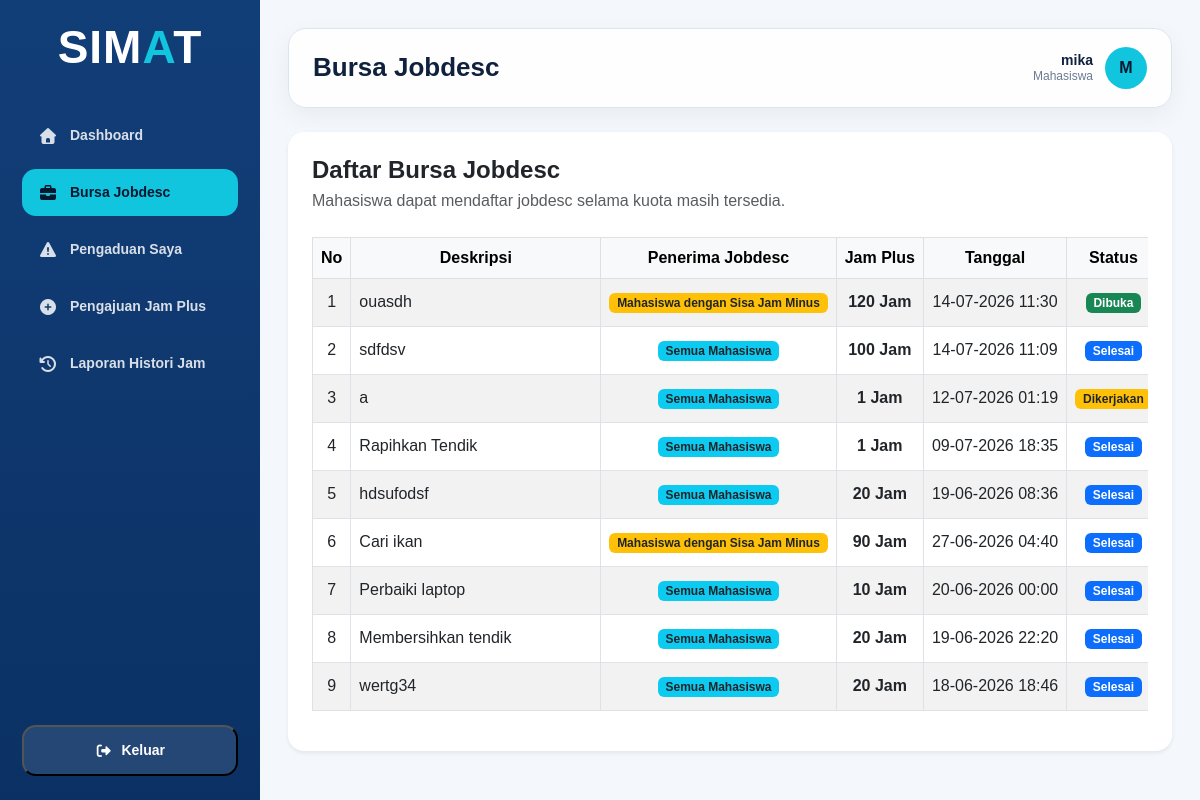
Page /transaksi/bursa_jobdesc/index.php (signed in) on the earlier database version.
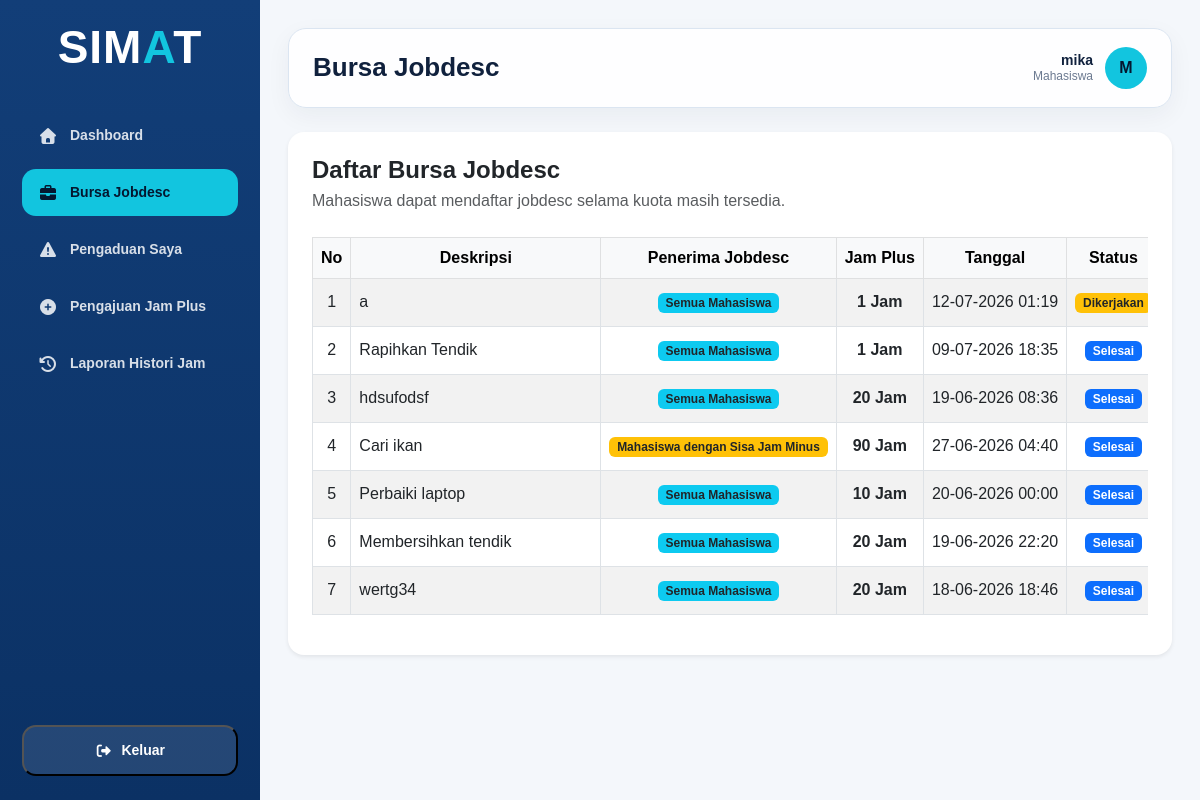
Same page on the later database version.
### tables this page shows
CREATE TABLE `detail_pengguna_pada_bursa_jobdesc` (
  `id_detail_pengguna_pada_bursa_jobdesc` int NOT NULL,
  `id_bursa_jobdesc` int NOT NULL,
  `id_pengguna` int NOT NULL,
  `peran_pengguna` enum('Pemberi','Penerima') NOT NULL
);

CREATE TABLE `bursa_jobdesc` (
  `id_bursa_jobdesc` int NOT NULL,
  `deskripsi_jobdesc` text NOT NULL,
  `penerima_jobdesc` enum('Semua Mahasiswa','Mahasiswa dengan Jam Minus') NOT NULL DEFAULT 'Semua Mahasiswa',
  `jam_plus` decimal(6,1) NOT NULL,
  `tanggal_pemberian_jobdesc` datetime NOT NULL,
  `jumlah_mahasiswa_diperlukan` int NOT NULL,
  `jumlah_mahasiswa_mengambil` int NOT NULL DEFAULT '0',
  `bukti_selesai_url` varchar(2048) DEFAULT NULL,
  `status_jobdesc` enum('Dibuka','Dikerjakan','Selesai') DEFAULT 'Dibuka'
);

### config/function.php (called while the page is built, shortened)
<?php
function aman($data)
{
    return htmlspecialchars($data ?? '', ENT_QUOTES, 'UTF-8');
}
function ambil_data_procedure($koneksi, $sql)
{
    $data = [];
    $query = mysqli_query($koneksi, $sql);
    if ($query) {
        while ($row = mysqli_fetch_assoc($query)) {
            $data[] = $row;
        }
    }
    return $data;
}
function format_jam($nilai)
{
    $hasil = number_format((float) $nilai, 2, ',', '.');
    $hasil = rtrim($hasil, '0');
    return rtrim($hasil, ',');
}
function ambil_satu_procedure_prepared($koneksi, $sql, $types = '', array $params = [])
{
    $stmt = mysqli_prepare($koneksi, $sql);
    if ($types !== '') {
        $referensi = [];
        foreach ($params as $key => $value) {
            $params[$key] = $value;
            $referensi[$key] = &$params[$key];
        }
        mysqli_stmt_bind_param($stmt, $types, ...$referensi);
    }
    if (!mysqli_stmt_execute($stmt)) {
        mysqli_stmt_close($stmt);
        bersihkan_hasil_procedure($koneksi);
        return null;
    }
    $result = mysqli_stmt_get_result($stmt);
    $row = $result ? mysqli_fetch_assoc($result) : null;
    return $row;
}
?>

### transaksi/bursa_jobdesc/index.php (the view, shortened to what this page needs)
<?php
require_once "../../config/koneksi.php";
require_once "../../config/function.php";
$role = $_SESSION['role'] ?? '';
$active_menu = "bursa_jobdesc";
$data_bursa_jobdesc = ambil_data_procedure(
    $koneksi,
    "CALL usp_select_bursa_jobdesc()"
);
if ($role === "Mahasiswa") {
    foreach ($data_bursa_jobdesc as $index => $jobdesc) {
        $cek = ambil_satu_procedure_prepared(
            $koneksi,
            "CALL usp_get_peran_bursa_jobdesc(?, ?)",
            "ii",
            [(int) $jobdesc['id_bursa_jobdesc'], (int) ($_SESSION['id_pengguna'] ?? 0)]
        );
        $data_bursa_jobdesc[$index]['peran_saya'] = $cek['peran_pengguna'] ?? '';
        $data_bursa_jobdesc[$index]['sudah_daftar'] = !empty($cek);
    }
}
require_once "../../includes/dashboard_header.php";
require_once "../../includes/sidebar.php";
?>
<main class="main-content">
    <div class="topbar">
        <h1 class="page-title">Bursa Jobdesc</h1>
        <div class="user-info">
            <div class="user-detail">
                <div class="user-name"><?= aman($_SESSION['username']); ?></div>
                <div class="user-role"><?= aman($_SESSION['role']); ?></div>
            </div>
            <div class="user-avatar">
                <?= strtoupper(substr($_SESSION['username'], 0, 1)); ?>
            </div>
        </div>
    </div>
    <div class="content-wrapper">
        <div class="card border-0 shadow-sm rounded-4">
            <div class="card-body p-4">
                <div class="d-flex flex-column flex-md-row justify-content-between align-items-md-center mb-4 gap-3">
                    <div>
                        <h4 class="fw-bold mb-1">Daftar Bursa Jobdesc</h4>
                        <p class="text-muted mb-0">
                            Mahasiswa dapat mendaftar jobdesc selama kuota masih tersedia.
                        </p>
                    </div>
                </div>
                <div class="table-responsive">
                    <table id="myTable" class="table table-hover table-bordered table-striped align-middle text-nowrap" border="1">
                     <thead class="table-light">
                        <tr>
                            <th style="width: 60px;" class="text-center">No</th>
                            <th class="text-center">Deskripsi</th>
                            <th class="text-center">Penerima Jobdesc</th>
                            <th class="text-center">Jam Plus</th>
                            <th class="text-center">Tanggal</th>
                            <th class="text-center">Status</th>
                        </tr>
                    </thead>
                        <tbody>
                            <?php if (count($data_bursa_jobdesc) > 0) { ?>
                                <?php $no = 1; ?>
                                <?php foreach ($data_bursa_jobdesc as $jobdesc) { ?>
                                    <tr>
                                        <td class="text-center"><?= $no++; ?></td>
                                       <td class="text-wrap" style="min-width: 250px;">
                                            <?= aman($jobdesc['deskripsi_jobdesc']); ?>
                                        </td>
                                            <td class="text-center">
                                                <?php if (
                                                    $jobdesc['penerima_jobdesc'] ===
                                                    "Semua Mahasiswa"
                                                ) { ?>
                                                    <span class="badge bg-info text-dark">
                                                        Semua Mahasiswa
                                                    </span>
                                                <?php } elseif (
                                                    $jobdesc['penerima_jobdesc'] ===
                                                    "Mahasiswa dengan Jam Minus"
                                                ) { ?>
                                                    <span class="badge bg-warning text-dark">
                                                        Mahasiswa dengan Sisa Jam Minus
                                                    </span>
                                                <?php } ?>
                                            </td>
                                        <td class="text-center fw-semibold"><?= format_jam($jobdesc['jam_plus']); ?> Jam</td>
                                        <td class="text-center"><?= date('d-m-Y H:i', strtotime($jobdesc['tanggal_pemberian_jobdesc'])); ?></td>
                                        <td class="text-center">
                                            <?php if ($jobdesc['status_jobdesc'] == "Dibuka") { ?>
                                                <span class="badge bg-success">Dibuka</span>
                                            <?php } elseif ($jobdesc['status_jobdesc'] == "Dikerjakan") { ?>
                                                <span class="badge bg-warning text-dark">Dikerjakan</span>
                                            <?php } else { ?>
                                                <span class="badge bg-primary">Selesai</span>
                                            <?php } ?>
                                        </td>
                                    </tr>
                                <?php } ?>
                            <?php } ?>
                        </tbody>
                    </table>
                </div>
            </div>
        </div>
    </div>
</main>
<?php require_once "../../includes/dashboard_footer.php"; ?>

### includes/dashboard_header.php (shortened to what this page needs)
<!doctype html>
<html lang="id">
<head>
    <link rel="stylesheet" href="/SIMAT/assets/vendor/bootstrap/css/bootstrap.min.css">
    <link rel="stylesheet" href="/SIMAT/assets/vendor/fontawesome/css/all.min.css">
    <link rel="stylesheet" href="/SIMAT/assets/vendor/datatables/datatables.min.css">
    <link rel="stylesheet" href="/SIMAT/assets/css/dashboard.css?v=12">
</head>
<body>

### includes/sidebar.php (shortened to what this page needs)
<?php
$active_menu = $active_menu ?? "";
$role = $_SESSION['role'] ?? "";
$dashboard_link = "/SIMAT/dashboard/dashboard_mahasiswa.php";
?>
<aside class="sidebar">
    <div class="sidebar-brand">
        <div class="brand-title">SIM<span>A</span>T</div>
    </div>
    <nav class="sidebar-menu">
        <a href="<?= $dashboard_link; ?>" class="menu-link <?= $active_menu == 'dashboard' ? 'active' : ''; ?>">
            <i class="fa-solid fa-house"></i>
            <span>Dashboard</span>
        </a>
        <?php if ($role != "") { ?>
            <a href="/SIMAT/transaksi/bursa_jobdesc/index.php" class="menu-link <?= $active_menu == 'bursa_jobdesc' ? 'active' : ''; ?>">
                <i class="fa-solid fa-briefcase"></i>
                <span>Bursa Jobdesc</span>
            </a>
        <?php } ?>
        <?php if ($role == "Mahasiswa") { ?>
            <a href="/SIMAT/transaksi/pengaduan_kerusakan_fasilitas/index.php" class="menu-link <?= $active_menu == 'pengaduan_fasilitas' ? 'active' : ''; ?>">
                <i class="fa-solid fa-triangle-exclamation"></i>
                <span>Pengaduan Saya</span>
            </a>
            <a href="/SIMAT/transaksi/pengajuan_jam_plus/index.php" class="menu-link <?= $active_menu == 'pengajuan_jam_plus' ? 'active' : ''; ?>">
                <i class="fa-solid fa-circle-plus"></i>
                <span>Pengajuan Jam Plus</span>
            </a>
            <a
                href="/SIMAT/laporan/histori_transaksi_jam_mahasiswa/index.php"
                class="menu-link <?= $active_menu === 'laporan_histori_transaksi_jam' ? 'active' : ''; ?>"
            >
                <i class="fa-solid fa-clock-rotate-left"></i>
                <span>Laporan Histori Jam</span>
            </a>
        <?php } ?>
    </nav>
    <div class="sidebar-footer">
        <form action="/SIMAT/logout.php" method="post">
                        <button type="submit" class="logout-btn">
                <i class="fa-solid fa-right-from-bracket"></i>
                <span>Keluar</span>
            </button>
        </form>
    </div>
</aside>

### includes/dashboard_footer.php (shortened to what this page needs)
</body>
</html>

### assets/css/dashboard.css (style rules this page uses)
:root { --primary: #123e78; --primary-dark: #0b3164; --accent: #12c5df; --bg: #f4f7fb; --text: #10213d; --muted: #6c7a91; --white: #ffffff; --border: #dbe5f1; }
* { box-sizing: border-box; }
html, body { width: 100%; min-height: 100%; margin: 0; font-family: Arial, sans-serif; background: var(--bg); color: var(--text); overflow-x: hidden; scrollbar-width: none; -ms-overflow-style: none; }
.sidebar { width: 260px; height: 100vh; position: fixed; top: 0; background: linear-gradient(180deg, var(--primary), var(--primary-dark)); padding: 24px 22px; display: flex; flex-direction: column; color: var(--white); overflow-y: auto; scrollbar-width: none; -ms-overflow-style: none; }
.sidebar-brand { margin-bottom: 42px; display: flex; justify-content: center; align-items: center; }
.brand-title { font-size: 46px; line-height: 1; font-weight: 800; letter-spacing: 1px; color: var(--white); }
.brand-title span { color: var(--accent); }
.sidebar-menu { display: flex; flex-direction: column; gap: 10px; }
.menu-link { display: flex; align-items: center; gap: 12px; color: rgba(255, 255, 255, 0.84); text-decoration: none; padding: 13px 16px; border-radius: 14px; font-size: 14px; font-weight: 700; transition: 0.2s; }
.menu-link i { width: 20px; text-align: center; font-size: 16px; }
.menu-link.active { background: var(--accent); color: #04172f; }
.sidebar-footer { margin-top: auto; padding-top: 18px; }
.logout-btn { display: flex; align-items: center; justify-content: center; gap: 9px; width: 100%; padding: 13px 16px; background: rgba(255, 255, 255, 0.10); color: var(--white); border-radius: 14px; text-decoration: none; font-size: 14px; font-weight: 700; transition: 0.2s; }
.main-content { min-width: 0; margin-left: 260px; min-height: 100vh; padding: 28px; overflow-x: hidden; }
.topbar { min-height: 76px; background: rgba(255, 255, 255, 0.9); border: 1px solid var(--border); border-radius: 18px; padding: 18px 24px; display: flex; align-items: center; justify-content: space-between; gap: 18px; box-shadow: 0 8px 25px rgba(16, 33, 61, 0.05); }
.page-title { margin: 0; font-size: 26px; font-weight: 800; }
.user-info { display: flex; align-items: center; gap: 12px; min-width: max-content; }
.user-detail { line-height: 1.2; text-align: right; }
.user-name { font-size: 14px; font-weight: 700; }
.user-role { font-size: 12px; color: var(--muted); }
.user-avatar { width: 42px; height: 42px; border-radius: 50%; background: var(--accent); color: #04172f; display: flex; align-items: center; justify-content: center; font-weight: 800; }
.content-wrapper { margin-top: 24px; }

Differences in the rows shown:
removed detail_pengguna_pada_bursa_jobdesc: id_bursa_jobdesc.deskripsi_jobdesc "ouasdh", shows "Mahasiswa dengan Sisa Jam Minus", id_bursa_jobdesc.jam_plus "120", id_bursa_jobdesc.tanggal_pemberian_jobdesc "14-07-2026 11:30", shows "Dibuka"
removed detail_pengguna_pada_bursa_jobdesc: id_bursa_jobdesc.deskripsi_jobdesc "sdfdsv", shows "Semua Mahasiswa", id_bursa_jobdesc.jam_plus "100", id_bursa_jobdesc.tanggal_pemberian_jobdesc "14-07-2026 11:09", shows "Selesai"
